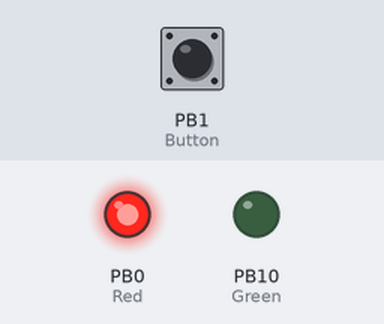
Bench run of a sketch on a simulated STM32 Blue Pill. On the bench: output pins drawn as LEDs (lit = HIGH). The test bench sets the inputs (shaded band); at power-on: PB1 (Button) LOW.

Above: at 1.2 s.
1.3 s: PB1 (Button) pulled HIGH for 0.15 s
At 1.37 s:
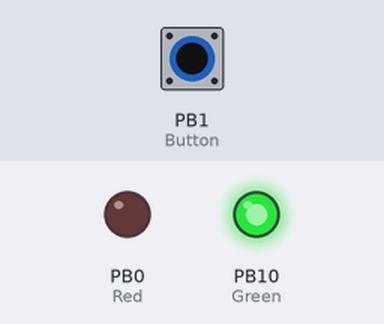
2.9 s: PB1 (Button) pulled HIGH for 3.2 s
At 7.2 s:
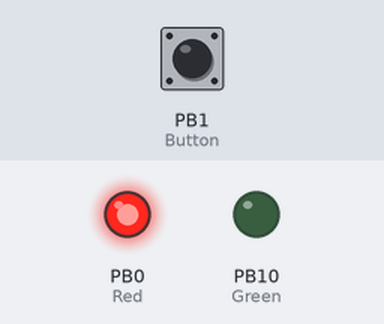
Timing chart, 0 to 8.7 s (numbered marks = the images above; inputs shaded):
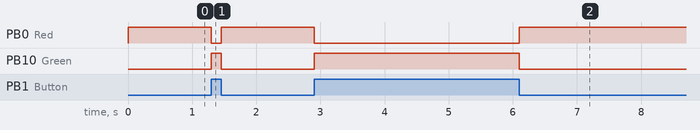

The sketch:

Button_control.ino
```cpp
// Roll-2103064
int Button=PB1;
int Red=PB0;
int Green=PB10;

void setup() {
  // put your setup code here, to run once:
  // pinMode(PC13, OUTPUT);
  pinMode(Green, OUTPUT);
  pinMode(Red, OUTPUT);
  pinMode(Button, INPUT);


}

void loop() {
  // put your main code here, to run repeatedly:
  bool val=digitalRead(Button);
  digitalWrite(Green, val);
 digitalWrite(Red,!val);
}
```

Measured:
- after the input at 1.3 s, PB0 (Red): HIGH → LOW at once, → HIGH 0.15 s later; PB10 (Green): LOW → HIGH at once, → LOW 0.15 s later
- after the input at 2.9 s, PB0 (Red): HIGH → LOW at once, → HIGH 3.2 s later; PB10 (Green): LOW → HIGH at once, → LOW 3.2 s later
